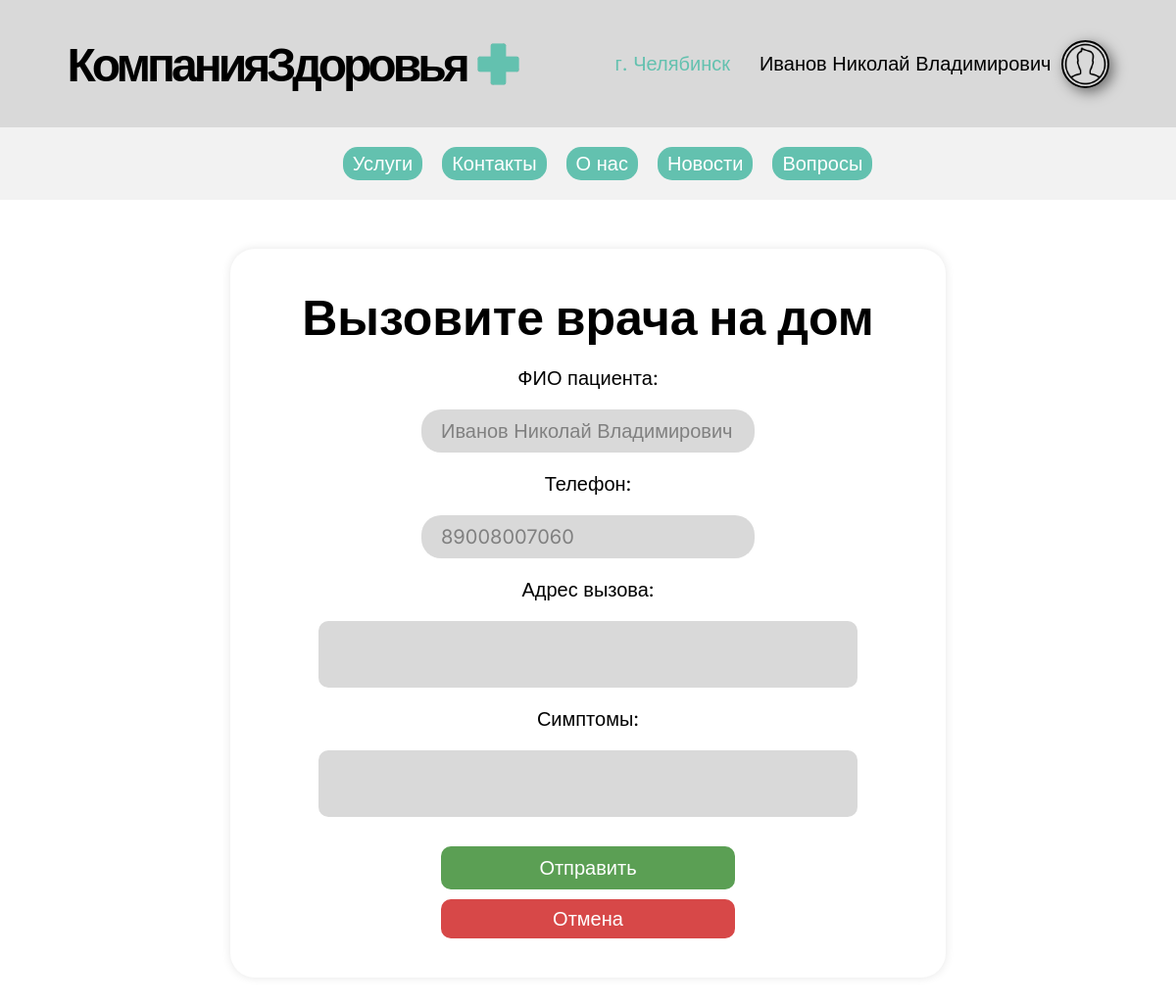
/create_home_visit/ (signed in), run on the app's committed database.
### main/models.py (models this page shows, shortened)
class Patient(models.Model):
    fio = models.CharField('ФИО', max_length=100)
    phone = models.CharField('Номер телефона', max_length=11)
    email = models.CharField('Почта', max_length=100)
    image = models.ImageField('Изображение профиля', null=True, blank=True, upload_to='images/')
    password = models.CharField('Пароль', max_length=120)
    class Meta:
        verbose_name = "Пациент"
        verbose_name_plural = "Пациенты"

### main/views.py (the view, shortened to what this page needs)
# urls.py: path('create_home_visit/', views.create_home_visit, name='create_home_visit'),
def create_home_visit(request):
    patient_id = request.session.get('patient_id')
    if patient_id:
        try:
            patient = Patient.objects.get(id=patient_id)
        except Patient.DoesNotExist:
            patient = None
    return render(request, 'main/create_home_visit.html', {
        'patient': patient
    })

### main/templates/main/create_home_visit.html (shortened to what this page needs)
<!DOCTYPE html>
<html lang="ru">
<head>
    {% load static %}
    <link rel="stylesheet" href="{% static '/css/main.css' %}">
    <link rel="stylesheet" href="{% static '/css/visit-home.css' %}">
</head>
<body>
    {% include 'main/header.html' %}
    <div class="container visit-home">
        <form method="post" action="{% url 'create_home_visit' %}">
            <h1>Вызовите врача на дом</h1>
            <label for="patient_name">ФИО пациента:</label>
            <input type="text" value="{{ patient.fio }}" id="patient_name"  name="patient_name" required>
            <label for="patient_phone">Телефон:</label>
            <input type="text" value="{{ patient.phone }}" id="patient_phone" name="patient_phone" required>
            <label for="address">Адрес вызова:</label>
            <textarea id="address" name="address" required></textarea>
            <label for="symptoms">Симптомы:</label>
            <textarea id="symptoms" name="symptoms"></textarea>
            <button class="details-button" type="submit">Отправить</button>
        </form>
        <a href="{% url 'profile' %}">
            <button class="bad-button">Отмена</button>
        </a>
    </div>
</body>
</html>

### main/templates/main/header.html (shortened to what this page needs)
{% load static %}
<header>
    <a href="{% url 'index' %}">
        <div class="logo">
            <div class="text-logo">
                <h1>КомпанияЗдоровья</h1>
            </div>
            <img src="{% static 'img/logo.png' %}" alt="logo site">
        </div>
    </a>
    <div class="left-item">
        <div class="city-index">
            <span>г. Челябинск</span>
        </div>
        {% if request.resolver_match.view_name != 'login' and request.resolver_match.view_name != 'register' and request.resolver_match.view_name != 'profile' and request.resolver_match.view_name != 'editProfile' and request.resolver_match.view_name != 'make_appointment' and request.resolver_match.view_name != 'home_visits_list' and request.resolver_match.view_name != 'ask_question'%}
            {% if patient %}
                <a href="{% url 'profile' %}">
                    <div class="profile">
                        <p>{{ patient.fio }}</p>
                        <img src="{% if patient.image %}{{ patient.image.url }}{% else %}{% static 'img/defalt.png' %}{% endif %}"
                             alt="image-profile">
                    </div>
                </a>
            {% else %}
                <a href="{% url 'login' %}">
                    <button>Личный кабинет</button>
                </a>
            {% endif %}
        {% endif %}
    </div>
</header>
<div class="nav-header">
    <nav>
        <ul class="main-nav">
            <a href="{% url 'ourServices' %}"><li>Услуги</li></a>
            <a href="{% url 'contacts' %}"><li>Контакты</li></a>
            <a href="{% url 'aboutUs' %}"><li>О нас</li></a>
            <a href="{% url 'news' %}"><li>Новости</li></a>
            <a href="{% url 'questions' %}"><li>Вопросы</li></a>
        </ul>
    </nav>
</div>

### static/css/main.css (style rules this page uses)
* { margin: 0; padding: 0; font-family: "Inter", sans-serif; font-size: 20px; }
ul { margin-left: 40px; list-style: none; }
a { text-decoration: none; color: black; }
span { color: #63C1AF; }
.container { max-width: 1450px; box-shadow: 0px 0px 10px rgba(0,0,0,0.1); background-color: white; border-radius: 25px; padding: 40px; margin: 0px auto; }
.container h1 { text-align: left; font-size: 50px; font-weight: bold; }
@media screen and (max-width: 1570px) { .container { margin: 0px 20px; } }
button { border: none; border-radius: 10px; padding: 8px 15px; margin: 3px 0; color: white; min-width: 300px; transition: background-color 0.3s; }
.bad-button { background-color: #D74848; color: white; }
textarea { background-color: #D9D9D9; color: #868786; border: none; border-radius: 10px; width: 80%; height: auto; resize: none; padding: 10px 15px; }
form { text-align: center; display: flex; flex-direction: column; align-items: center; width: 100%; gap: 20px; }
form input { color: gray; padding: 10px 20px; border: none; border-radius: 20px; width: 300px; background-color: #D9D9D9; }
form button { padding: 10px 15px; background-color: #5B9F54; border: none; border-radius: 10px; color: white; text-align: center; }
header { background-color: #D9D9D9; height: 90px; display: flex; align-items: center; justify-content: space-around; padding: 20px; }
header h1, footer h1 { font-size: 48px; font-weight: 700; letter-spacing: -4px; }
header .logo, header .left-item, footer .footer-menu, footer .logo, footer .socials { display: flex; align-items: center; gap: 30px; }
header .logo img, footer .logo img, footer .socials img { width: 45px; height: 45px; margin-left: -20px; }
.nav-header { background-color: #F2F2F2; padding: 20px 0; }
.nav-header nav ul { ; display: flex; justify-content: center; gap: 20px; padding: 0; }
.nav-header nav ul li { padding: 5px 10px; background-color: #63C1AF; border-radius: 15px; color: white; transition: scale 0.5s ease; }
form h1 { font-weight: 200; font-size: 60px; }
header .profile { display: flex; justify-content: center; align-items: center; gap: 10px; }
header .profile img { width: 45px; height: 45px; border: 2px solid black; border-radius: 50%; object-fit: cover; box-shadow: 4px 4px 14px rgba(0,0,0,0.5); }

### static/css/visit-home.css (style rules this page uses)
.visit-home { margin: 50px auto; max-width: 650px; }
.visit-home button { display: block; width: 300px; margin: 10px auto 0 auto; }

### data on the page
Patient: fio "Иванов Николай Владимирович", patient_name "Иванов Николай Владимирович", patient_phone "89008007060"
